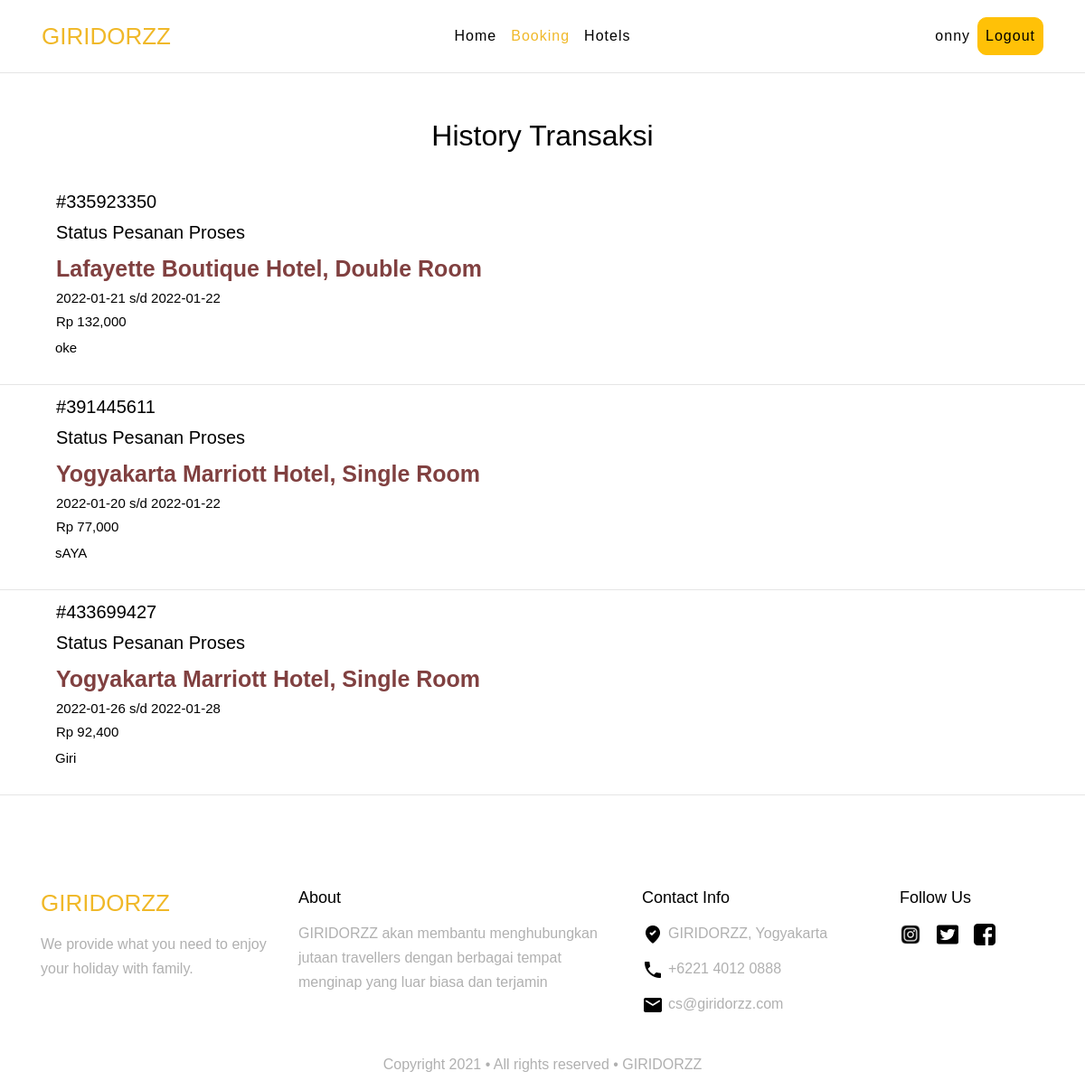
The page /history.php (signed in) on the database its author committed.
### tables this page shows
CREATE TABLE `transaksi` (
  `idTransaksi` int(11) NOT NULL,
  `idUser` int(11) DEFAULT NULL,
  `idHotel` int(11) DEFAULT NULL,
  `idKamar` int(11) DEFAULT NULL,
  `tglCheckin` date NOT NULL,
  `namaLengkap` varchar(225) NOT NULL,
  `email` varchar(255) NOT NULL,
  `noTelp` int(14) NOT NULL,
  `tglCheckout` date NOT NULL,
  `namaBank` varchar(100) NOT NULL,
  `status` varchar(225) NOT NULL,
  `invoice` int(12) NOT NULL,
  `totalHarga` float NOT NULL,
  `buktiTransfer` varchar(255) NOT NULL
);

CREATE TABLE `hotel` (
  `idHotel` int(11) NOT NULL,
  `namaHotel` varchar(255) NOT NULL,
  `kotaHotel` varchar(255) NOT NULL,
  `deskripsiHotel` text NOT NULL,
  `ratingHotel` varchar(30) NOT NULL
);

CREATE TABLE `kamar` (
  `idKamar` int(11) NOT NULL,
  `hotelId` int(11) DEFAULT NULL,
  `tipeKamar` varchar(255) NOT NULL,
  `deskripsiKamar` text NOT NULL,
  `hargaKamar` int(11) NOT NULL,
  `jumlahKamar` int(11) NOT NULL
);

### history.php (the view, shortened to what this page needs)
<?php
require_once('database/connection.php');
$nama = '';
$email = '';
if (isset($_SESSION['logged_in'])) {
    $nama = $_SESSION['nama'];
    $email = $_SESSION['email'];
}
$user = mysqli_query($conn, "SELECT * FROM user WHERE nama = '$nama' and email = '$email'") or die(mysqli_error($conn));
while ($data = mysqli_fetch_array($user)) {
    $idUser = $data['idUser'];
}
$result = mysqli_query($conn, "SELECT transaksi.*,hotel.namaHotel,kamar.tipeKamar FROM transaksi JOIN hotel on transaksi.idHotel = hotel.idHotel JOIN kamar ON transaksi.idKamar = kamar.idKamar WHERE transaksi.idUser = '$idUser'") or die(mysqli_error($conn));
while ($data = mysqli_fetch_array($result)) {
    $rows[] = $data;
}
?>
<!DOCTYPE html>
<html lang="en">
<head>
    <link rel="stylesheet" href="https://stackpath.bootstrapcdn.com/bootstrap/4.3.1/css/bootstrap.min.css">
    <link rel="stylesheet" href="./Assets/css/details.css" />
</head>
<body>
    <header>
        <nav class="navbar navbar-expand-lg navbar-light container">
            <a href="index.php" class="brand-text-wrapper">
                <span class="brand-text-icon">GIRIDORZZ</span>
            </a>
            <nav class="navbar-nav navbar-center">
                <a class="nav-link" href="index.php"> Home </a>
                <a class="nav-link active" href="#"> Booking </a>
                <a class="nav-link " href="daftar-hotel.php"> Hotels </a>
            </nav>
            <nav class="navbar navbar-nav" style="position: absolute; top: 0; right: 0">
                <?php if (!isset($_SESSION['logged_in'])) : ?>
                    <a class="nav-link" href="login.php"> Login </a>
                    <form action="register.php">
                        <button class="btn btn-warning nav-link">Sign Up</button>
                    </form>
                <?php else : ?>
                    <a class="nav-link"> <?= $nama ?> </a>
                    <form action="logout.php">
                        <button class="btn btn-warning nav-link">Logout</button>
                    </form>
                <?php endif; ?>
            </nav>
        </nav>
    </header>
    <section class="container">
        <div class="row">
            <div class="col-4">
            </div>
            <div class="col-4 text-center justify-content-center">
                <h1 class="h2">History Transaksi</h1>
            </div>
        </div>
    </section><br>
    <?php if (!empty($rows)) {
        foreach ($rows as $row) :  ?>
            <header>
                <nav class="navbar navbar-expand-lg navbar-light container mt-5">
                    <section class="container">
                        <table>
                            <tr>
                                <td>
                                    <h5 style="color: #000000;">#<?= $row['invoice'] ?></h5>
                                </td>
                            </tr>
                            <tr>
                                <td>
                                    <h5 style="color: #000000;">Status Pesanan <?= $row['status'] ?></h5>
                                </td>
                            </tr>
                            <tr>
                                <td>
                                    <span style="color: #804040;" class="list-text-icon"><?= $row['namaHotel'] ?>, <?= $row['tipeKamar'] ?></span>
                                </td>
                            </tr>
                            <tr>
                                <td>
                                    <span style="color: #000000;" class="history-text-icon"><?= $row['tglCheckin'] ?> s/d <?= $row['tglCheckout'] ?></span>
                                </td>
                            </tr>
                            <tr>
                                <td>
                                    <span style="color: #000000;" class="history-text-icon">Rp <?= number_format($row['totalHarga']) ?></span>
                                </td>
                            </tr>
                        </table>
                    </section>
                </nav>
                <nav class="navbar navbar-expand-lg navbar-light container mt-3">
                    <section class="container">
                        <div>
                            <span style="color: #000000;" class="history-text-icon"><?= $row['namaLengkap'] ?></span>
                        </div>
                    </section>
                </nav>
            </header>
        <?php endforeach;
    } else { ?>
        <div class="container">
            <h2 class="text-center">Maaf Belum ada History Transaksi</h2>
        </div>
    <?php }; ?>

### Assets/css/details.css (style rules this page uses)
* { font-family: "Poppins", sans-serif; color: #000000; }
.brand-text-icon { font-size: 26px; font-weight: 500; color: #f0b828; }
.history-text-icon { font-size: 15px; font-weight: 500; color: black; }
.list-text-icon { font-size: 25px; font-weight: bold; color: black; text-align: left; }
header { border-bottom: 1px solid #e5e5e5; width: 100%; position: relative; margin-bottom: 50px; }
.navbar { height: 80px; }
.navbar-nav.navbar-center { position: absolute; left: 50%; transform: translatex(-50%); }
.nav-link { letter-spacing: 1px; color: #000000 !important; padding-left: 1rem; padding-right: 1rem; }
button.nav-link { border-radius: 10px; }
.active { color: #f0b828 !important; font-style: normal; text-decoration: none !important; }

### rows shown on the page
transaksi: invoice "335923350", status "Proses", idHotel.namaHotel "Lafayette Boutique Hotel", idKamar.tipeKamar "Double Room", tglCheckin "2022-01-21", tglCheckout "2022-01-22", totalHarga "132,000", namaLengkap "oke"
transaksi: invoice "391445611", status "Proses", idHotel.namaHotel "Yogyakarta Marriott Hotel", idKamar.tipeKamar "Single Room", tglCheckin "2022-01-20", tglCheckout "2022-01-22", totalHarga "77,000", namaLengkap "sAYA"
transaksi: invoice "433699427", status "Proses", idHotel.namaHotel "Yogyakarta Marriott Hotel", idKamar.tipeKamar "Single Room", tglCheckin "2022-01-26", tglCheckout "2022-01-28", totalHarga "92,400", namaLengkap "Giri"

### other values the page prints
$nama "onny"
